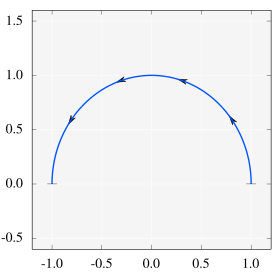

Write gnuplot code to recreate this figure.
set size square

set rmargin 0.5
set tmargin 0.5
set lmargin 3.5
set bmargin 1.5

unset key
set format x "%.1f"
set format y "%.1f"

set xr [-1.2:1.2]
set yr [-0.6:1.6]
set tr [0:pi]

f(x) = cos(x)
g(x) = sin(x)


set style arrow 1 size 0.1,15,40 fixed filled lw 4

do for [i=1:4] {
  t = pi * (i) / 5
  set arrow arrowstyle 1 from f(t),g(t) to f(t+0.05),g(t+0.05)
}

set style arrow 2 size 0.05,90 fixed filled lw 4
set arrow arrowstyle 2 front empty from f(0.01),g(0.01) to f(0),g(0)
set arrow arrowstyle 2 front from f(pi-0.01),g(pi-0.01) to f(pi),g(pi)

set samples 1000
set parametric
plot f(t), g(t) notitle lc rgb "#0055ff" lw 4
